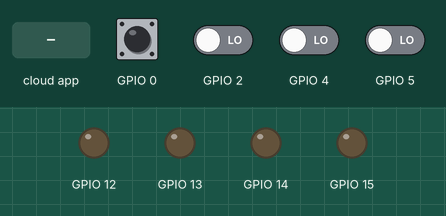
The sketch below on a simulated ESP8266 (NodeMCU). Shown: output pins drawn as LEDs (lit = HIGH). Inputs (shaded band) come from the test bench; at power-on: GPIO 0 HIGH, GPIO 2, GPIO 4, GPIO 5 LOW. WiFi joins after 1.5 s; servers stay silent unless stated; the Firebase database answers and starts empty; what the sketch prints to the serial monitor is not drawn.

Above: at 2.7 s.
2.8 s: the phone or cloud app sets block to 1
At 3.2 s:
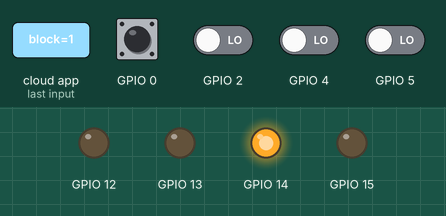
4.3 s: the phone or cloud app sets block to 1
At 5.5 s:
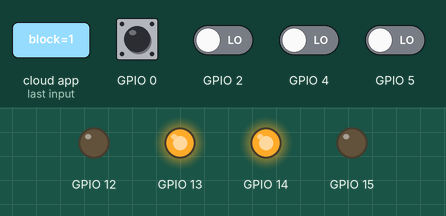
5.8 s: the phone or cloud app sets block to 0
At 7.2 s:
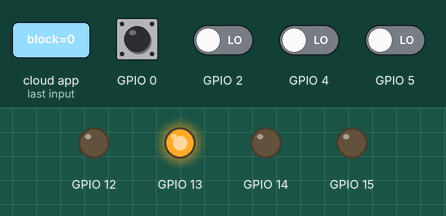
Timing chart, 0 to 8.8 s (numbered marks = the images above; inputs shaded):
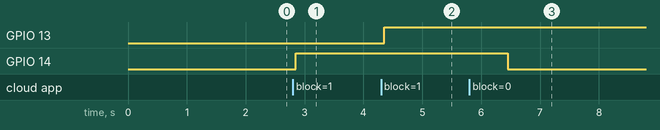

Measured:
- after the input at 2.8 s, GPIO 14: LOW → HIGH after 0.05 s
- after the input at 4.3 s, GPIO 13: LOW → HIGH after 0.05 s
- after the input at 5.8 s, GPIO 14: HIGH → LOW after 0.66 s

The sketch:

nodemcu.ino
```cpp
#include "FirebaseESP8266.h"
#include <ESP8266WiFi.h>

#define FIREBASE_HOST "parking-da820-default-rtdb.asia-southeast1.firebasedatabase.app/"
#define FIREBASE_AUTH "iVDc0X7KSx2SF9ZcKFIwUwI3DdFXYAjrVAXMn0V9"
#define WIFI_SSID "arora"
#define WIFI_PASSWORD "pahava0133"

int it;
String st;
FirebaseData a;
FirebaseJson json;
FirebaseData fbdo;

void setup() {
  // put your setup code here, to run once:
  pinMode(5, INPUT);
  pinMode(4, INPUT);
  pinMode(0, INPUT);
  pinMode(2, INPUT);
  pinMode(14, OUTPUT);
  pinMode(12, OUTPUT);
  pinMode(13, OUTPUT);
  pinMode(15, OUTPUT);
  digitalWrite(14, LOW);
  digitalWrite(12, LOW);
  digitalWrite(13, LOW);
  digitalWrite(15, LOW);
  Serial.begin(9600);
  WiFi.begin(WIFI_SSID, WIFI_PASSWORD);
  Serial.print("Connecting to Wi-Fi");
  while (WiFi.status() != WL_CONNECTED){
    Serial.print(".");
    delay(300);
  }
  Serial.println();
  Serial.print("Connected with IP: ");
  Serial.println(WiFi.localIP());
  Serial.println();

  Firebase.begin(FIREBASE_HOST, FIREBASE_AUTH);
  Firebase.reconnectWiFi(true);
}

void loop() {
  // put your main code here, to run repeatedly:
  Firebase.getString(a, "parking_data/slot-1/block");
  if (a.stringData().toInt()){digitalWrite(14, HIGH);}
  else{digitalWrite(14, LOW);}
  Firebase.getString(a, "parking_data/slot-2/block");
  if (a.stringData().toInt()){digitalWrite(12, HIGH);}
  else{digitalWrite(12, LOW);}
  Firebase.getString(a, "parking_data/slot-3/block");
  if (a.stringData().toInt()){digitalWrite(13, HIGH);}
  else{digitalWrite(13, LOW);}
  Firebase.getString(a, "parking_data/slot-4/block");
  if (a.stringData().toInt()){digitalWrite(15, HIGH);}
  else{digitalWrite(15, LOW);}
  it = digitalRead(5);
  st = String(it);
  Serial.print(st);
  Firebase.setString(fbdo, "parking_data/slot-1/status", st);
  it = digitalRead(4);
  st = String(it);
  Serial.print(st);
  Firebase.setString(fbdo, "parking_data/slot-2/status", st);
  it = digitalRead(0);
  st = String(it);
  Serial.print(st);
  Firebase.setString(fbdo, "parking_data/slot-3/status", st);
  it = digitalRead(2);
  st = String(it);
  Serial.println(st);
  Firebase.setString(fbdo, "parking_data/slot-4/status", st);

}
```
